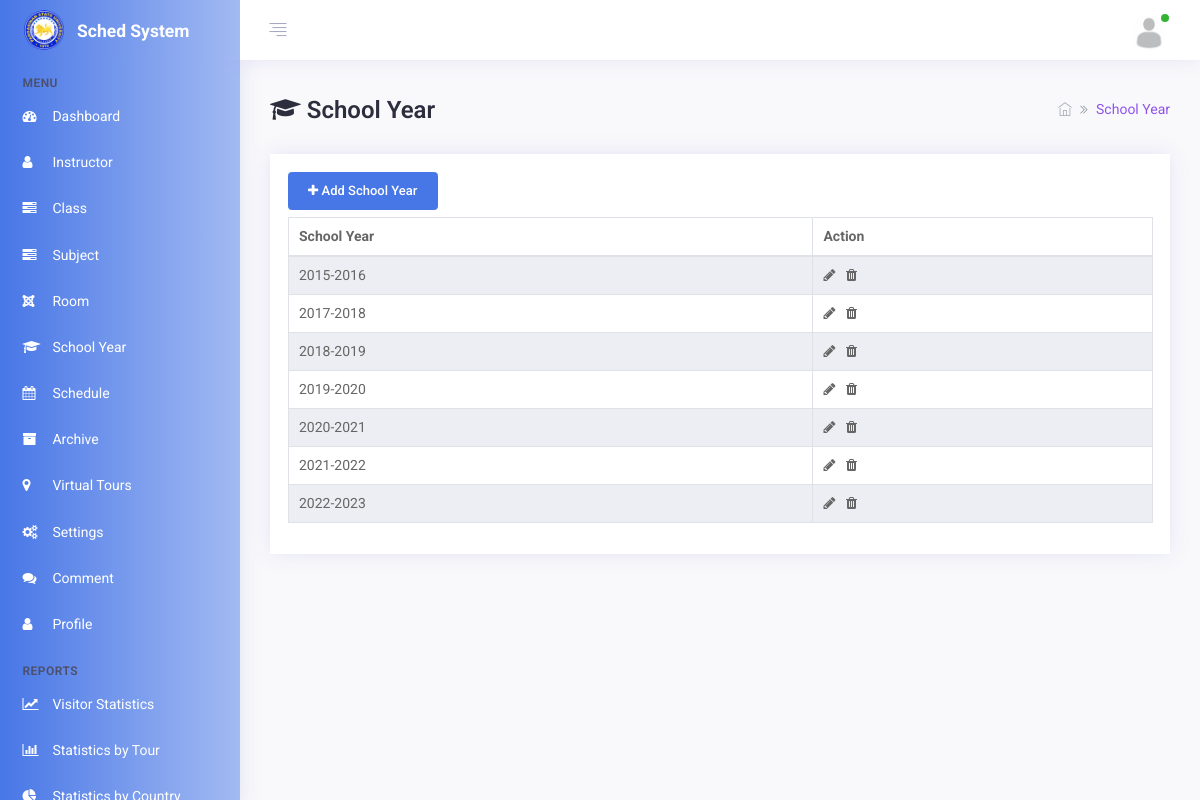
/administrator/admin/school_year.php (signed in), run on the app's committed database.
### tables this page shows
CREATE TABLE `sy` (
  `syid` int(11) NOT NULL,
  `sy` varchar(255) NOT NULL
);

### administrator/admin/school_year.php (the view, shortened to what this page needs)
<?php include 'includes/header.php'?>
<?php include 'includes/connect.php'?>
<!DOCTYPE html>
<html lang="en">
    <body>
        <div class="app">
            <div class="app-wrap">
                <?php include 'includes/topbar.php'?>
                <div class="app-container">
                <?php include 'includes/sidebar.php'?>
                    <div class="app-main" id="main">
                        <div class="container-fluid">
                            <div class="row">
                                <div class="col-md-12 m-b-30">
                                    <div class="d-block d-sm-flex flex-nowrap align-items-center">
                                        <div class="page-title mb-2 mb-sm-0">
                                            <h1><i class="fa fa-graduation-cap"></i> School Year</h1>
                                        </div>
                                        <div class="ml-auto d-flex align-items-center">
                                            <nav>
                                                <ol class="breadcrumb p-0 m-b-0">
                                                    <li class="breadcrumb-item">
                                                        <a href="index.php"><i class="ti ti-home"></i></a>
                                                    </li>
                                                    <li class="breadcrumb-item active text-primary" aria-current="page">School Year</li>
                                                </ol>
                                            </nav>
                                        </div>
                                    </div>
                                </div>
                            </div>
                            <div class="row">
                                <div class="col-lg-12">
                                    <div class="card card-statistics">
                                        <div class="card-body"><button class="btn btn-primary mb-2" data-toggle="modal" data-target="#addSy"><i class="fa fa-plus"></i> Add School Year</button>
                                            <div class="datatable-wrapper table-responsive">
                                                <table id="datatable2" class="display compact table table-striped table-bordered" style="font-size:1rem;color:#666;">
                                                    <thead>
                                                        <tr>
                                                            <th>School Year</th>
                                                            <th>Action</th>
                                                        </tr>
                                                    </thead>
                                                    <tbody>
                                                        <?php
                                                            $query = mysqli_query($con,"select * from sy")
                                                            or die("Cannot Connect to Database".mysqli_connect_error());
                                                            while ($row = mysqli_fetch_array($query))
                                                            {
                                                                $id = $row['syid'];
                                                        ?>
                                                        <tr>
                                                            <td><?php echo $row['sy']; ?></td>
                                                            <td><a href="edit_school_year.php<?php echo '?id=' . $id; ?>" class="mr-2"><i class="fa fa-pencil" data-toggle="tooltip" data-placement="top" title="" data-original-title="Edit"></i></a>
                                                                <a href="#delete_school_year<?php echo $id; ?>" role="button"  data-target = "#delete_school_year<?php echo $id;?>"data-toggle="modal"><i class="fa fa-trash" data-toggle="tooltip" data-placement="top" title="" data-original-title="Delete"></i></a></td>
                                                        </tr>
                                                        <?php
                                                            }
                                                        ?>
                                                    </tbody>
                                                </table>
                                            </div>
                                        </div>
                                    </div>
                                </div>
                            </div>
                        </div>
                    </div>
                </div>
            </div>
        </div>
    </body>
</html>

### data on the page
sy: sy "2015-2016"
sy: sy "2017-2018"
sy: sy "2018-2019"
sy: sy "2019-2020"
sy: sy "2020-2021"
sy: sy "2021-2022"
sy: sy "2022-2023"
